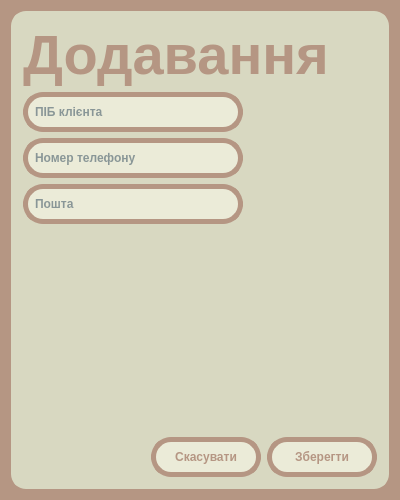
<?xml version="1.0" encoding="UTF-8"?>
<ui version="4.0">
 <class>AddEditClientsDialog</class>
 <widget class="QDialog" name="AddEditClientsDialog">
  <property name="geometry">
   <rect>
    <x>0</x>
    <y>0</y>
    <width>400</width>
    <height>500</height>
   </rect>
  </property>
  <property name="windowTitle">
   <string>Dialog</string>
  </property>
  <property name="styleSheet">
   <string notr="true">QDialog {
  background-color: #b59683;
}

#frame {
  border: 3px solid #d8d8c1;
  border-radius: 15%;
  background-color: #d8d8c1;
}

QLabel {
	color: #b59683;
}

QLabel[objectName*=&quot;title&quot;] {
  padding: 5px;

  color: #ebebd8;
  border-radius: 15%;
  background-color: #b59683;
  
  margin-bottom: 20px;
}

QPushButton {
	width: 90;
	height: 20;
	padding: 5px;

	font: bold;

	color: #b59683;
	border: solid;
	border-width: 5px;
	border-radius:20px;
	border-color: #b59683;
	background-color: #ebebd8;
}

QPushButton::pressed {
  	color: #ebebd8;
  	background-color: #b59683;
}

QPushButton[objectName*=&quot;save&quot;]
{
  width: 90;
  height: 20;
  padding: 5px;

  font: bold;

  color: #ebebd8;
  border: solid;
  border-width: 5px;
  border-radius:20px;
  border-color: #284256;
  background-color: #284256;
}

QPushButton[objectName*=&quot;save&quot;]::pressed {
  color: #284256;
  background-color: #ebebd8;
}

QLineEdit {
	width: 200;
	height: 20;
	padding: 5px;

	font: bold;

	color: #284256;
	border: solid;
	border-width: 5px;
	border-radius:20px;
	border-color: #b59683;
	background-color: #ebebd8;
}

QLineEdit::focus {
	border-color: #284256;
}

QComboBox {
  width: 90;
	height: 20;
	padding: 5px;

	font: bold;

	color: #b59683;
	border: solid;
	border-width: 5px;
	border-radius:20px;
	border-color: #b59683;
	background-color: #ebebd8;
}

QComboBox:hover {

}

QComboBox::drop-down {
    subcontrol-origin: padding;
    subcontrol-position: top right;
    width: 15px;
    border-left: 5px solid #b59683;
}

QComboBox::down-arrow {
    
}

QComboBox QListView {
	padding: 5;
}

QComboBox::selected {
	color: #d8d8c1;
	background-color: #284256;
}

QAbstractItemView {
  border: 3px solid #b59683;
  border-radius: 15%;
  background-color: #ebebd8;
}

QAbstractItemView::selected {
	color: #ebebd8;
	background-color: #284256;
}</string>
  </property>
  <layout class="QVBoxLayout" name="verticalLayout">
   <item>
    <widget class="QFrame" name="frame">
     <property name="frameShape">
      <enum>QFrame::StyledPanel</enum>
     </property>
     <property name="frameShadow">
      <enum>QFrame::Raised</enum>
     </property>
     <layout class="QVBoxLayout" name="verticalLayout_2">
      <item>
       <widget class="QLabel" name="label_title">
        <property name="baseSize">
         <size>
          <width>100</width>
          <height>400</height>
         </size>
        </property>
        <property name="font">
         <font>
          <pointsize>42</pointsize>
          <bold>true</bold>
         </font>
        </property>
        <property name="text">
         <string>Додавання</string>
        </property>
       </widget>
      </item>
      <item>
       <layout class="QHBoxLayout" name="horizontalLayout_2">
        <item>
         <widget class="QLineEdit" name="lineEdit_pib">
          <property name="placeholderText">
           <string>ПІБ клієнта</string>
          </property>
         </widget>
        </item>
        <item>
         <spacer name="horizontalSpacer_2">
          <property name="orientation">
           <enum>Qt::Horizontal</enum>
          </property>
          <property name="sizeHint" stdset="0">
           <size>
            <width>40</width>
            <height>20</height>
           </size>
          </property>
         </spacer>
        </item>
       </layout>
      </item>
      <item>
       <layout class="QHBoxLayout" name="horizontalLayout_3">
        <item>
         <widget class="QLineEdit" name="lineEdit_phoneNumber">
          <property name="placeholderText">
           <string>Номер телефону</string>
          </property>
         </widget>
        </item>
        <item>
         <spacer name="horizontalSpacer_3">
          <property name="orientation">
           <enum>Qt::Horizontal</enum>
          </property>
          <property name="sizeHint" stdset="0">
           <size>
            <width>40</width>
            <height>20</height>
           </size>
          </property>
         </spacer>
        </item>
       </layout>
      </item>
      <item>
       <layout class="QHBoxLayout" name="horizontalLayout_4">
        <item>
         <widget class="QLineEdit" name="lineEdit_emil">
          <property name="placeholderText">
           <string>Пошта</string>
          </property>
         </widget>
        </item>
        <item>
         <spacer name="horizontalSpacer_4">
          <property name="orientation">
           <enum>Qt::Horizontal</enum>
          </property>
          <property name="sizeHint" stdset="0">
           <size>
            <width>40</width>
            <height>20</height>
           </size>
          </property>
         </spacer>
        </item>
       </layout>
      </item>
      <item>
       <spacer name="verticalSpacer">
        <property name="orientation">
         <enum>Qt::Vertical</enum>
        </property>
        <property name="sizeHint" stdset="0">
         <size>
          <width>20</width>
          <height>40</height>
         </size>
        </property>
       </spacer>
      </item>
      <item>
       <layout class="QHBoxLayout" name="horizontalLayout">
        <item>
         <spacer name="horizontalSpacer">
          <property name="orientation">
           <enum>Qt::Horizontal</enum>
          </property>
          <property name="sizeHint" stdset="0">
           <size>
            <width>40</width>
            <height>20</height>
           </size>
          </property>
         </spacer>
        </item>
        <item>
         <widget class="QPushButton" name="pushButton_cancel">
          <property name="text">
           <string>Скасувати</string>
          </property>
         </widget>
        </item>
        <item>
         <widget class="QPushButton" name="pushButton_save">
          <property name="text">
           <string>Зберегти</string>
          </property>
         </widget>
        </item>
       </layout>
      </item>
     </layout>
    </widget>
   </item>
  </layout>
 </widget>
 <resources/>
 <connections/>
</ui>
